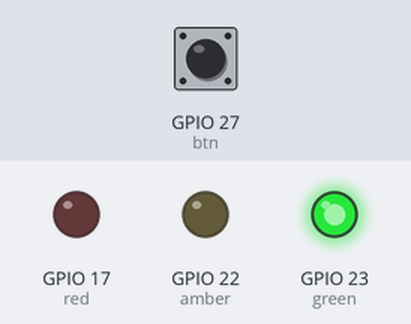
Bench run of a program on a simulated Raspberry Pi (BCM pin numbers). Shown: output pins drawn as LEDs (lit = HIGH). The test bench sets the inputs (shaded band); at power-on: GPIO 27 (btn) LOW.

Above: at 1.2 s.
1.3 s: GPIO 27 (btn) pulled HIGH for 0.15 s
At 1.6 s:
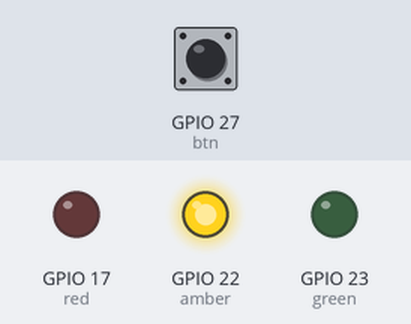
At 4.3 s:
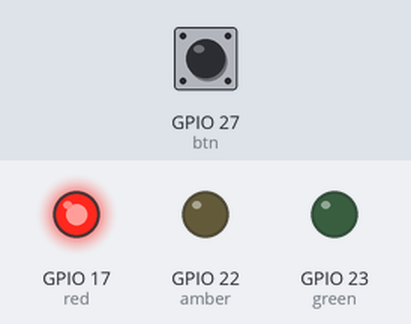
Timing chart, 0 to 9.8 s (numbered marks = the images above; inputs shaded):
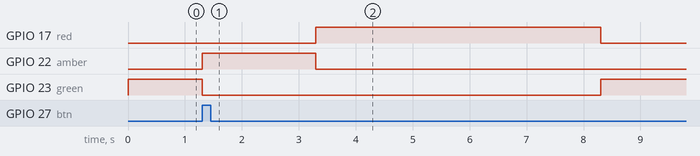

Measured:
- after the input at 1.3 s, GPIO 17 (red): LOW → HIGH after 2.0 s, → LOW 5.0 s later; GPIO 22 (amber): LOW → HIGH at once, → LOW 2.0 s later; GPIO 23 (green): HIGH → LOW at once, → HIGH 7.0 s later

The program:

crossing.py
```python
"""Pedestrian crossing.

Wiring: red LED -> GPIO17, yellow -> GPIO22, green -> GPIO23 (each through a
resistor), button -> GPIO27. The lights sit on green until someone presses
the button.
"""

from gpiozero import TrafficLights, Button
from time import sleep

lights = TrafficLights(red=17, amber=22, green=23)
btn = Button(27, pull_up=None, active_state=True)

while True:
    lights.green.on()
    btn.wait_for_press()
    lights.green.off(); lights.amber.on(); sleep(2)
    lights.amber.off(); lights.red.on(); sleep(5)
    lights.red.off()
```
